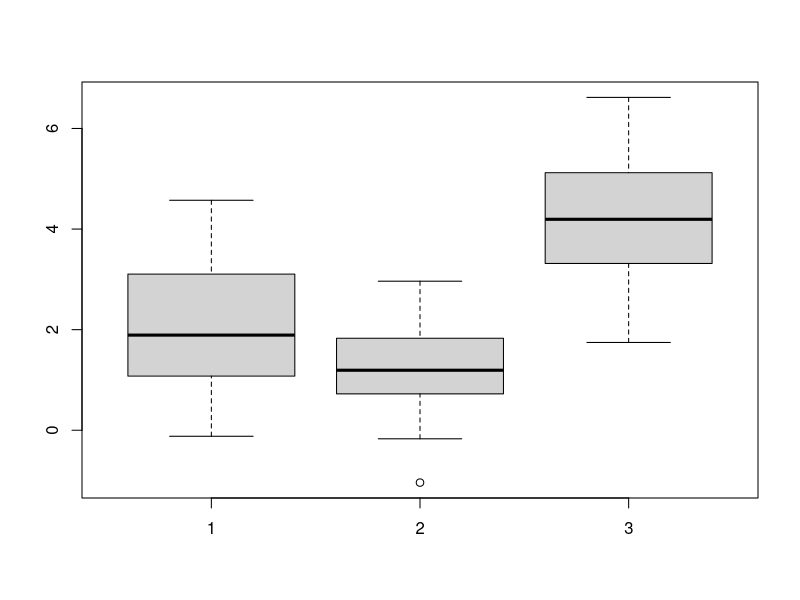

Write R code to recreate this figure.
## ---- chunk 1
# We are going to need to load a package called dplyr for this. If you do not have 
# the dplyr package, then please run install.packages("dplyr") in the console first.
library(dplyr)
## ---- chunk 2
# Use a sample size of 20 for all of the samples. Set the mean of the first two samples as 2 and set the 
# mean of the last sample as 4. Use a standard deviation of 1.5 for all samples. We are going to call
# the three samples x1, x2, and x3. 
x1 = rnorm(20, mean = 2, sd = 1.5)
x2 = rnorm(20, mean = 2, sd = 1.5)
x3 = rnorm(20, mean = 4, sd = 1.5)
# Let's look at the mean and spread of each of our samples using the boxplot() function. 
boxplot(x1,x2,x3)
## ---- chunk 3
# Let's bind the example data together using cbind() and then put it into a dataframe with data.frame(). 
# Let's call our new dataframe data. 
data = data.frame(cbind(x1,x2,x3))

# Take a look at the dataframe we just made. Right now we have each group organized into a different 
# column. This format is easy for a person to understand but hard for a computer to understand. It is not
# tidy. We need to organize it so that all of the sample values are in one column and the group each 
# value belongs to is in a 2nd column. We can do this very easily with the stack() function which 
# automatically organizes our data this way. 
data = stack(data)
  
# look at our reorganized dataframe and think about how it has changed. 
View(data)  
  
# The last thing we are going to do is use dplyr's rename() function to change the column name "ind" to 
# "group".
data = rename(data, group = ind)

# Now our data is all set for ANOVA!
## ---- chunk 4
# In order to run an ANOVA test, we are going to need to use R's linear regression function lm()
# Why are we using linear regression for ANOVA? Because ANOVA is actually a special application of linear
# regression! We may explore this more in future workshops, but for now do not worry about it. 

# Run help(lm). Focus on the first two arguments. 
help(lm)

# Wait, what is a formula class object? 
# Formula class objects are specified using a tilde (~) and are used to specify a relationship between 
# two vectors.
# Essentially, when you type A~B you are saying that you want to test if variable A is dependent on B.
# The first term is the response variable in your data and the second is the explanatory variable. 
# The specifics of what a formula object actually is in R are complicated and beyond this workshop. 
# If you want more details, look up ?formula after the workshop.  

# Ok, now we can actually use lm() by specifying the formula and data arguments. Run lm and save the 
# output in a variable named Av_object
# Hint: what are our response and explanatory variables? Specify the variables using the column names.
Av_object = lm(values~group,data = data) 

# Now we are ready to actually run the ANOVA test using the anova() function. 
anova(Av_object)

